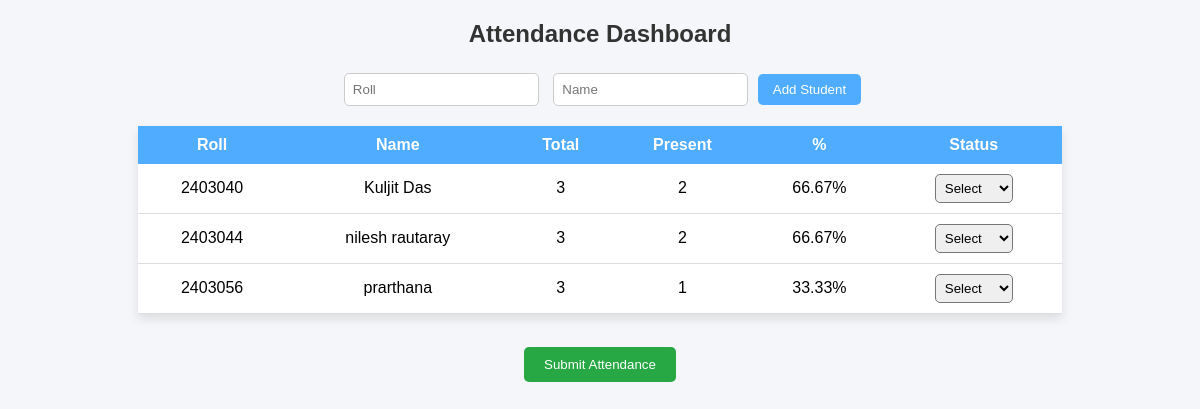
/dashboard, run on the app's committed database.
### tables this page shows
CREATE TABLE students(
roll INTEGER PRIMARY KEY,
name TEXT,
total INTEGER DEFAULT 0,
present INTEGER DEFAULT 0
);

### app.py (the view)
@app.route('/dashboard')
def dashboard():
    db = get_db()
    cur = db.cursor()
    cur.execute("SELECT * FROM students")
    data = cur.fetchall()
    return render_template("dashboard.html", students=data)

### app.py (called while the page is built)
def get_db():
    if 'db' not in g:
        g.db = sqlite3.connect(
            DATABASE,
            timeout=30,
            isolation_level=None
        )
    return g.db

### templates/dashboard.html (shortened to what this page needs)
<!DOCTYPE html>
<html>
<head>
</head>
<body>
<h2>Attendance Dashboard</h2>
<form action="/add" method="post">
    <input type="number" name="roll" placeholder="Roll" required>
    <input type="text" name="name" placeholder="Name" required>
    <button type="submit">Add Student</button>
</form>
<form action="/submit_attendance" method="post">
<table>
<tr>
    <th>Roll</th>
    <th>Name</th>
    <th>Total</th>
    <th>Present</th>
    <th>%</th>
    <th>Status</th>
</tr>
{% for s in students %}
<tr>
    <td>{{s[0]}}</td>
    <td>{{s[1]}}</td>
    <td>{{s[2]}}</td>
    <td>{{s[3]}}</td>
    <td>
        {% if s[2] == 0 %}
            0%
        {% else %}
            {{ (s[3]/s[2]*100)|round(2) }}%
        {% endif %}
    </td>
    <td>
        <select name="{{s[0]}}" required>
            <option value="">Select</option>
        </select>
    </td>
</tr>
{% endfor %}
</table>
<br>
<button type="submit" class="submit-btn">Submit Attendance</button>
</form>
</body>
</html>

### templates/dashboard.html (style rules this page uses)
body { font-family: Arial; background: #f4f6f9; text-align: center; }
h2 { margin-top: 20px; color: #333; }
form { margin: 15px; }
input { padding: 8px; margin: 5px; border-radius: 5px; border: 1px solid #ccc; }
button { padding: 8px 15px; background: #4facfe; color: white; border: none; border-radius: 5px; cursor: pointer; }
table { margin: auto; border-collapse: collapse; width: 80%; background: white; box-shadow: 0 5px 10px rgba(0,0,0,0.1); }
th { background: #4facfe; color: white; padding: 10px; }
td { padding: 10px; border-bottom: 1px solid #ddd; }
select { padding: 5px; border-radius: 5px; }
.submit-btn { margin-top: 15px; padding: 10px 20px; background: #28a745; }

### data on the page
students: roll "2403040", name "Kuljit Das", total "3", present "2", (s[3]/s[2]*100)|round(2) "66.67"
students: roll "2403044", name "nilesh rautaray", total "3", present "2", (s[3]/s[2]*100)|round(2) "66.67"
students: roll "2403056", name "prarthana", total "3", present "1", (s[3]/s[2]*100)|round(2) "33.33"
